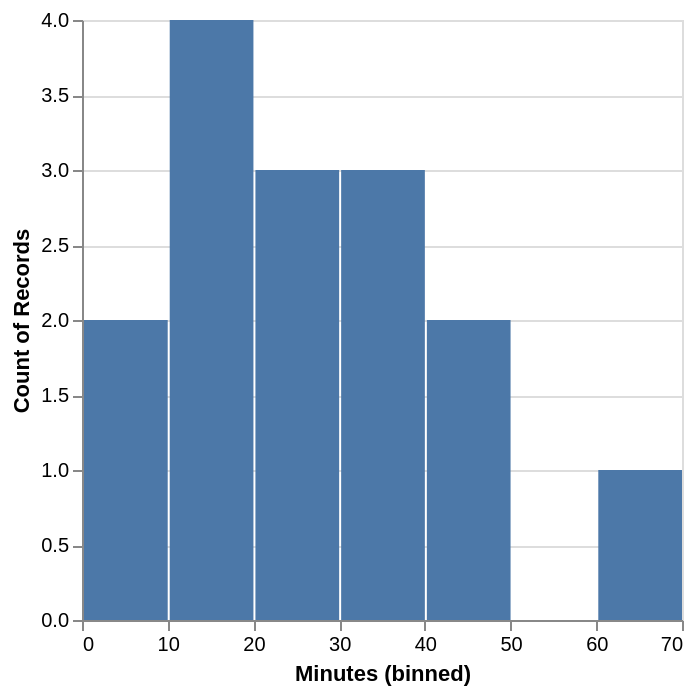

Source (notebook cell):
### Markdown cell above
Vamos visualizar a distribuição de frequência desse dado.

### Code cell
alt.Chart(tempocn).mark_bar().encode(
    alt.X("Minutes:Q", bin=True),
    y='count()',
)

### Figure 1 — Vega-Lite specification as saved in the notebook (floating-point values rounded to 4 significant figures)
{"config": {"view": {"continuousWidth": 300, "continuousHeight": 300}}, "data": {"name": "data-9cf1b10b11727f2e0b9cf764b0239b32"}, "mark": {"type": "bar"}, "encoding": {"x": {"bin": true, "field": "Minutes", "type": "quantitative"}, "y": {"aggregate": "count", "type": "quantitative"}}, "$schema": "https://vega.github.io/schema/vega-lite/v6.4.1.json", "datasets": {"data-9cf1b10b11727f2e0b9cf764b0239b32": [{"Minutes": 20}, {"Minutes": 35}, {"Minutes": 8}, {"Minutes": 70}, {"Minutes": 5}, {"Minutes": 15}, {"Minutes": 25}, {"Minutes": 30}, {"Minutes": 40}, {"Minutes": 35}, {"Minutes": 10}, {"Minutes": 12}, {"Minutes": 40}, {"Minutes": 15}, {"Minutes": 20}]}}
